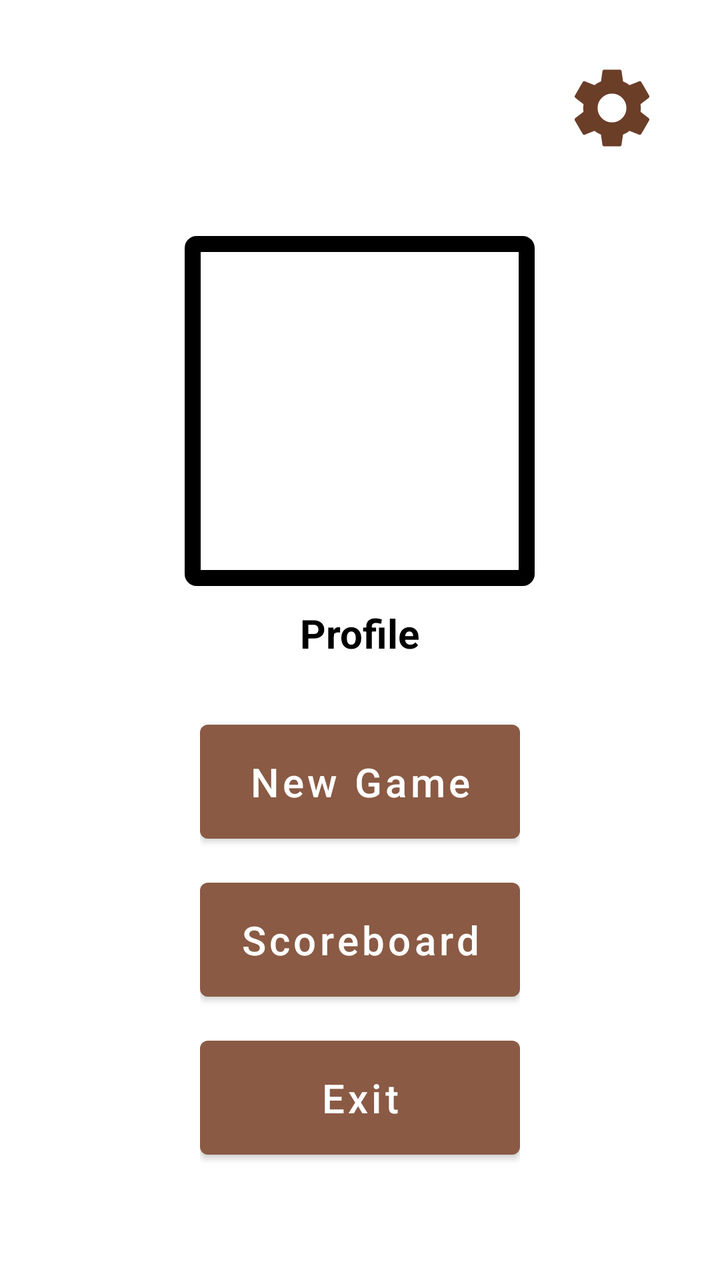
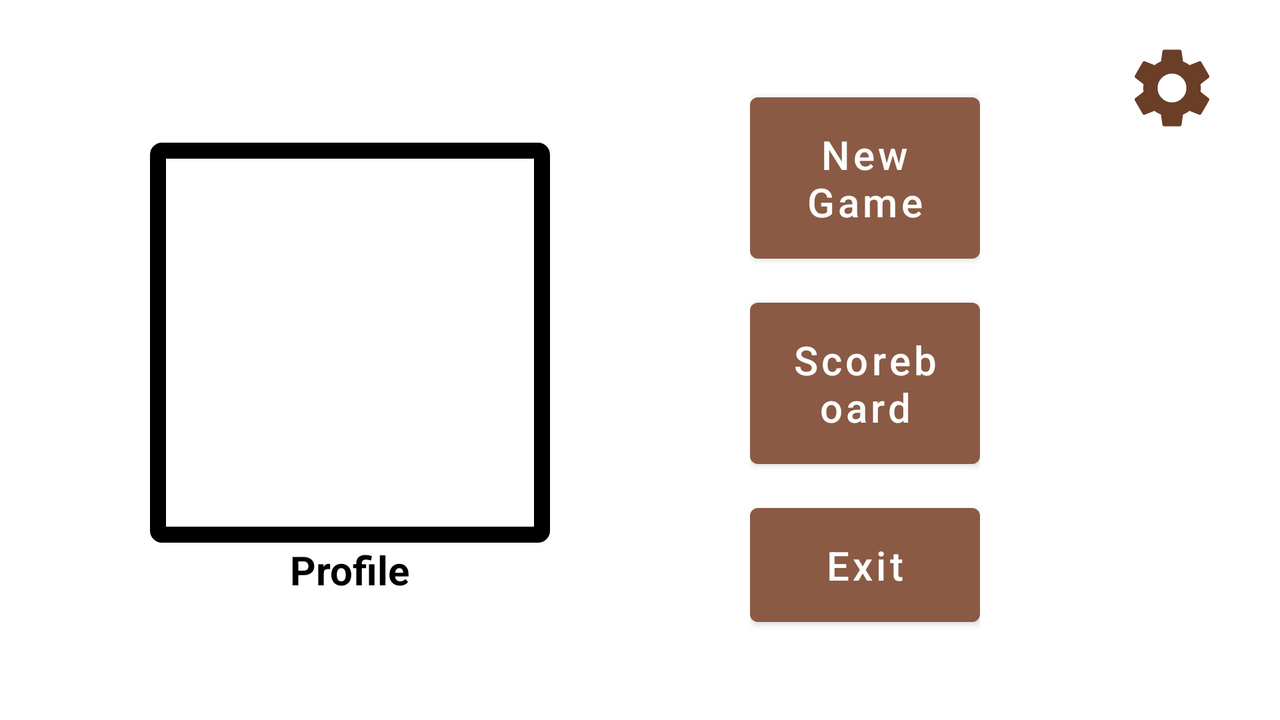

The same Android screen from two of the app's own layout files: first res/layout/ as a phone draws it, then the repository's variant for another configuration, drawn on a device whose configuration selects that folder. Both files follow.
<!-- AndroidManifest.xml: application theme Theme.Reversi -->
<!-- res/layout/activity_main.xml -->
<?xml version="1.0" encoding="utf-8"?>
<FrameLayout xmlns:android="http://schemas.android.com/apk/res/android"
    xmlns:tools="http://schemas.android.com/tools"
    android:layout_width="match_parent"
    android:layout_height="match_parent"
    tools:context=".atividades.MainActivity"
    tools:ignore="UsingOnClickInXml,ContentDescription"
    android:id="@+id/mainlayout"
    >



    <LinearLayout
        android:layout_width="match_parent"
        android:layout_height="wrap_content"
        android:gravity="center"
        android:layout_marginTop="30dp"
        android:orientation="vertical"
        >


        <ImageButton
            android:id="@+id/Btn_Opcoes"
            android:layout_width="wrap_content"
            android:layout_height="wrap_content"
            android:layout_gravity="end"
            android:layout_marginEnd="30dp"
            android:background="@null"
            android:onClick="onOpcoes"
            android:src="@drawable/opcoes_icon">

        </ImageButton>

        <ImageView
            android:layout_marginTop="40dp"
            android:id="@+id/perfilJogador"
            android:layout_width="175dp"
            android:layout_height="175dp"
            android:background="@drawable/border"
            android:src="@drawable/avatar"
            android:scaleType="centerCrop"
            android:adjustViewBounds="true"
            android:padding="4dp"
            android:onClick="onPerfil"
            >
        </ImageView>

        <TextView
            android:layout_width="wrap_content"
            android:layout_height="wrap_content"
            android:layout_gravity="center"
            android:text="@string/profile"
            android:layout_marginTop="10dp"
            android:textStyle="bold"
            android:textSize="20sp"
            android:textColor="@color/black"
            >
        </TextView>

    </LinearLayout>


    <LinearLayout

        android:layout_width="match_parent"
        android:layout_height="wrap_content"
        android:layout_gravity="center|center_horizontal"
        android:orientation="vertical"
        android:layout_marginTop="150dp"
        android:layout_marginHorizontal="100dp"
        >

        <Button
            android:id="@+id/Btn_novoJogo"
            android:layout_width="match_parent"
            android:layout_height="wrap_content"

            android:layout_marginVertical="5dp"
            android:onClick="onNovoJogo"
            android:paddingVertical="15dp"
            android:text="@string/new_game"
            android:textAllCaps="false"
            android:textSize="20sp" />

        <Button
            android:id="@+id/Btn_Pontuacoes"
            android:layout_width="match_parent"
            android:layout_height="wrap_content"
            android:layout_marginVertical="5dp"
            android:onClick="onPontuacoes"
            android:paddingVertical="15dp"
            android:textAllCaps="false"
            android:text="@string/scoreboards"
            android:textSize="20sp" />

        <Button
            android:id="@+id/Btn_sair"
            android:layout_width="match_parent"
            android:layout_height="wrap_content"
            android:layout_marginVertical="5dp"
            android:onClick="onSair"
            android:paddingVertical="15dp"
            android:textAllCaps="false"
            android:text="@string/exit"
            android:textSize="20sp" />
    </LinearLayout>


</FrameLayout>
<!-- resources referenced by this layout -->
<resources>
  <color name="black">#FF000000</color>
  <!-- drawable border (drawable) -->
  <?xml version="1.0" encoding="utf-8"?>
  <shape xmlns:android="http://schemas.android.com/apk/res/android">
      <stroke
          android:width="8dp"
          android:color="#000000" />
      <padding
          android:left="8dp"
          android:top="8dp"
          android:right="8dp"
          android:bottom="8dp" />
      <corners
          android:bottomRightRadius="2dip"
          android:bottomLeftRadius="2dip"
          android:topRightRadius="2dip"
          android:topLeftRadius="2dip" />
  </shape>
  <!-- drawable opcoes_icon (drawable) -->
  <vector android:height="48dp" android:tint="#6B3E28"
      android:viewportHeight="24" android:viewportWidth="24"
      android:width="48dp" xmlns:android="http://schemas.android.com/apk/res/android">
      <path android:fillColor="@android:color/white" android:pathData="M19.14,12.94c0.04,-0.3 0.06,-0.61 0.06,-0.94c0,-0.32 -0.02,-0.64 -0.07,-0.94l2.03,-1.58c0.18,-0.14 0.23,-0.41 0.12,-0.61l-1.92,-3.32c-0.12,-0.22 -0.37,-0.29 -0.59,-0.22l-2.39,0.96c-0.5,-0.38 -1.03,-0.7 -1.62,-0.94L14.4,2.81c-0.04,-0.24 -0.24,-0.41 -0.48,-0.41h-3.84c-0.24,0 -0.43,0.17 -0.47,0.41L9.25,5.35C8.66,5.59 8.12,5.92 7.63,6.29L5.24,5.33c-0.22,-0.08 -0.47,0 -0.59,0.22L2.74,8.87C2.62,9.08 2.66,9.34 2.86,9.48l2.03,1.58C4.84,11.36 4.8,11.69 4.8,12s0.02,0.64 0.07,0.94l-2.03,1.58c-0.18,0.14 -0.23,0.41 -0.12,0.61l1.92,3.32c0.12,0.22 0.37,0.29 0.59,0.22l2.39,-0.96c0.5,0.38 1.03,0.7 1.62,0.94l0.36,2.54c0.05,0.24 0.24,0.41 0.48,0.41h3.84c0.24,0 0.44,-0.17 0.47,-0.41l0.36,-2.54c0.59,-0.24 1.13,-0.56 1.62,-0.94l2.39,0.96c0.22,0.08 0.47,0 0.59,-0.22l1.92,-3.32c0.12,-0.22 0.07,-0.47 -0.12,-0.61L19.14,12.94zM12,15.6c-1.98,0 -3.6,-1.62 -3.6,-3.6s1.62,-3.6 3.6,-3.6s3.6,1.62 3.6,3.6S13.98,15.6 12,15.6z"/>
  </vector>
  <string name="exit">Exit</string>
  <string name="new_game">New Game</string>
  <string name="profile">Profile</string>
  <string name="scoreboards">Scoreboard</string>
  <style name="Theme.Reversi" parent="Theme.MaterialComponents.DayNight.DarkActionBar">
          
          <item name="colorPrimary">@color/purple_500</item>
          <item name="colorPrimaryVariant">@color/purple_700</item>
          <item name="colorOnPrimary">@color/white</item>
          
          <item name="colorSecondary">@color/teal_200</item>
          <item name="colorSecondaryVariant">@color/teal_700</item>
          <item name="colorOnSecondary">@color/black</item>
          
          <item name="android:statusBarColor" tools:targetApi="l">?attr/colorPrimaryVariant</item>
          
      </style>
  <color name="purple_500">#8a5a44</color>
  <color name="purple_700">#FF3700B3</color>
  <color name="white">#FFFFFFFF</color>
  <color name="teal_200">#FF03DAC5</color>
  <color name="teal_700">#FF018786</color>
</resources>
<!-- res/layout-land/activity_main.xml (the repository's variant of the layout above) -->
<!-- drawn on the phone turned sideways -->
<?xml version="1.0" encoding="utf-8"?>
<FrameLayout xmlns:android="http://schemas.android.com/apk/res/android"
    xmlns:tools="http://schemas.android.com/tools"
    android:layout_width="match_parent"
    android:layout_height="match_parent"
    tools:context=".atividades.MainActivity"
    tools:ignore="UsingOnClickInXml,ContentDescription"
    android:orientation="horizontal"
    android:id="@+id/mainlayout"
    >

        <ImageButton
            android:id="@+id/Btn_Opcoes"
            android:layout_width="wrap_content"
            android:layout_height="wrap_content"
            android:layout_gravity="end"
            android:layout_marginTop="20dp"
            android:layout_marginEnd="30dp"
            android:background="@null"
            android:onClick="onOpcoes"
            android:src="@drawable/opcoes_icon">

        </ImageButton>


        <LinearLayout
            android:layout_width="wrap_content"
            android:layout_height="match_parent"
            android:gravity="center"
            android:orientation="vertical"
            android:layout_marginStart="75dp"
            >

            <ImageView
                android:layout_marginTop="10dp"
                android:id="@+id/perfilJogador"
                android:layout_width="200dp"
                android:layout_height="200dp"
                android:background="@drawable/border"
                android:src="@drawable/avatar"
                android:scaleType="centerCrop"
                android:adjustViewBounds="true"
                android:padding="4dp"
                android:onClick="onPerfil"
                >
            </ImageView>

            <TextView
                android:layout_width="wrap_content"
                android:layout_height="wrap_content"
                android:layout_gravity="center"
                android:text="@string/profile"
                android:textStyle="bold"
                android:textSize="20sp"
                android:textColor="@color/black"
                >
            </TextView>

        </LinearLayout>


    <LinearLayout

        android:layout_width="match_parent"
        android:layout_height="wrap_content"
        android:orientation="vertical"
        android:layout_gravity="center_vertical"
        android:layout_marginStart="375dp"
        android:layout_marginEnd="150dp"
        
        >

        <Button
            android:id="@+id/Btn_novoJogo"
            android:layout_width="match_parent"
            android:layout_height="wrap_content"

            android:layout_marginVertical="5dp"
            android:onClick="onNovoJogo"
            android:paddingVertical="15dp"
            android:text="@string/new_game"
            android:textAllCaps="false"
            android:textSize="20sp" />

        <Button
            android:id="@+id/Btn_Pontuacoes"
            android:layout_width="match_parent"
            android:layout_height="wrap_content"
            android:layout_marginVertical="5dp"
            android:onClick="onPontuacoes"
            android:paddingVertical="15dp"
            android:textAllCaps="false"
            android:text="@string/scoreboards"
            android:textSize="20sp" />

        <Button
            android:id="@+id/Btn_sair"
            android:layout_width="match_parent"
            android:layout_height="wrap_content"
            android:layout_marginVertical="5dp"
            android:onClick="onSair"
            android:paddingVertical="15dp"
            android:textAllCaps="false"
            android:text="@string/exit"
            android:textSize="20sp" />
    </LinearLayout>
   


</FrameLayout>
